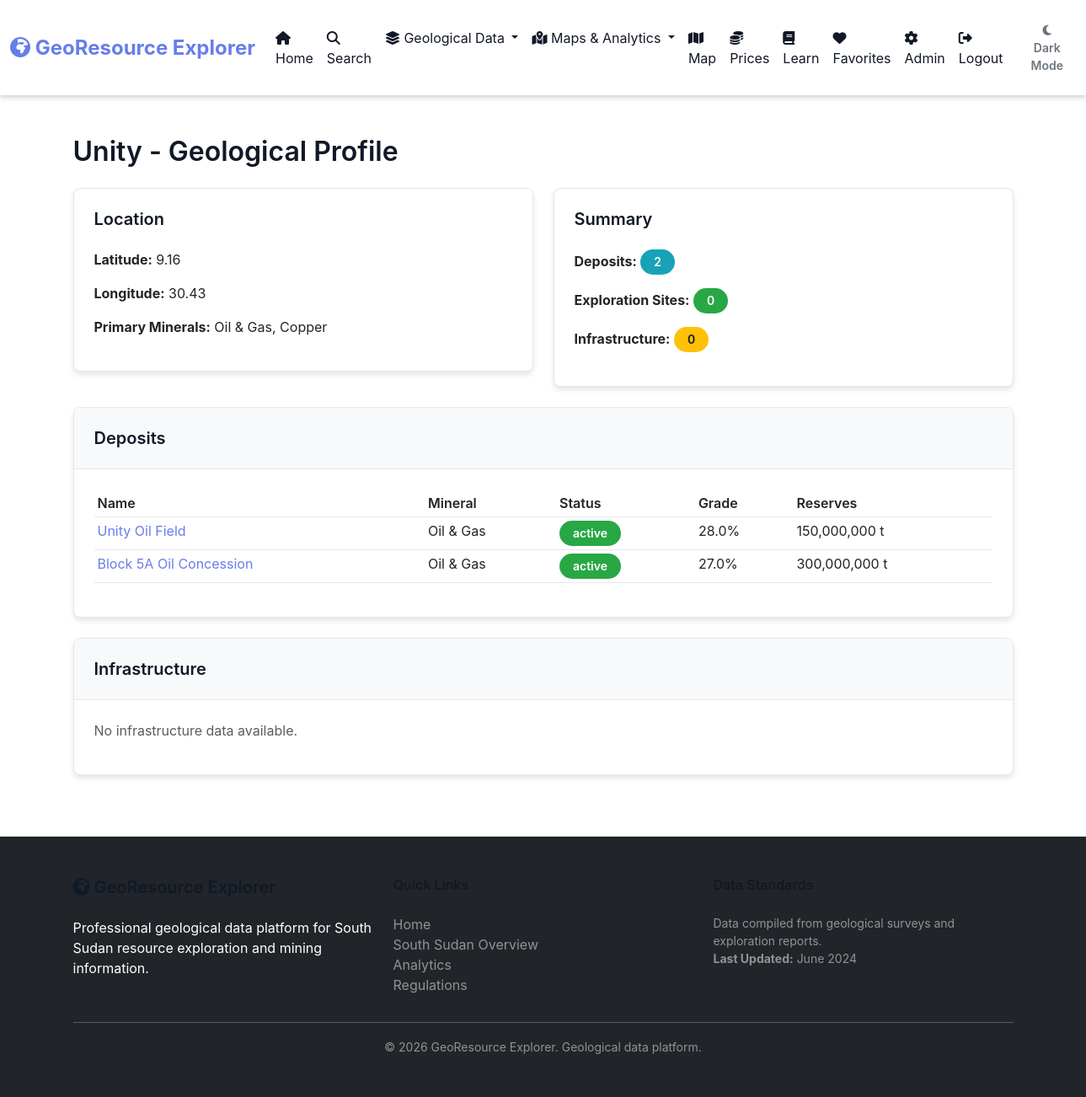
Screenshot of /sudan/Unity (signed in) with the database file from the repository.
### tables this page shows
CREATE TABLE ss_states (
            id INTEGER PRIMARY KEY AUTOINCREMENT,
            name TEXT UNIQUE NOT NULL,
            capital TEXT,
            area_km2 REAL,
            population INTEGER,
            primary_minerals TEXT,
            geological_description TEXT,
            latitude REAL,
            longitude REAL
        );

CREATE TABLE deposits (
        id INTEGER PRIMARY KEY AUTOINCREMENT,
        name TEXT NOT NULL,
        mineral_type_id INTEGER,
        ore_type_id INTEGER,
        location_name TEXT,
        latitude REAL,
        longitude REAL,
        country TEXT,
        region TEXT,
        estimated_reserves_tonnes REAL,
        average_grade REAL,
        confidence_level TEXT,
        discovery_year INTEGER,
        status TEXT,
        notes TEXT,
        created_by INTEGER,
        created_at TIMESTAMP DEFAULT CURRENT_TIMESTAMP,
        FOREIGN KEY(mineral_type_id) REFERENCES mineral_types(id),
        FOREIGN KEY(ore_type_id) REFERENCES ore_types(id),
        FOREIGN KEY(created_by) REFERENCES users(id)
    );

CREATE TABLE mineral_types (
            id INTEGER PRIMARY KEY AUTOINCREMENT,
            name TEXT UNIQUE NOT NULL,
            category TEXT,
            description TEXT
        );

### app/professional.py (the view)
    @app.route("/sudan/<state_name>")
    @login_required
    def sudan_state(state_name):
        db = get_db()
        state = db.execute(
            "SELECT * FROM ss_states WHERE name = ?",
            (state_name,)
        ).fetchone()
        if not state:
            return "State not found", 404
        deposits = db.execute("""
            SELECT d.*, mt.name as mineral_name, ot.name as ore_name
            FROM deposits d
            JOIN mineral_types mt ON d.mineral_type_id = mt.id
            JOIN ore_types ot ON d.ore_type_id = ot.id
            WHERE d.region = ?
            ORDER BY d.status DESC
        """, (state_name,)).fetchall()
        deposits = [dict(d) for d in deposits]
        sites = db.execute("""
            SELECT * FROM ss_exploration_sites WHERE state_id = ?
        """, (state['id'],)).fetchall()
        sites = [dict(s) for s in sites]
        infrastructure = db.execute("""
            SELECT * FROM ss_infrastructure WHERE state_id = ? ORDER BY type
        """, (state['id'],)).fetchall()
        infrastructure = [dict(i) for i in infrastructure]
        return render_template("sudan_state.html",
                             state=state,
                             deposits=deposits,
                             sites=sites,
                             infrastructure=infrastructure)

### app/db.py (called while the page is built)
def get_db():
    if 'db' not in g:
        g.db = sqlite3.connect(
            DATABASE_PATH,
            check_same_thread=False,
            timeout=5.0  # 5 second timeout for database lock
        )
        g.db.row_factory = sqlite3.Row
        g.db.execute("PRAGMA foreign_keys = ON")
    return g.db

### app/helpers.py (called while the page is built)
def login_required(f):
    @wraps(f)
    def decorated_function(*args, **kwargs):
        if session.get("user_id") is None:
            return redirect("/login")
        return f(*args, **kwargs)
    return decorated_function

### app/utils.py (called while the page is built)
def is_admin():
    if "user_id" not in session:
        return False
    db = get_db()
    user = db.execute(
        "SELECT is_admin FROM users WHERE id = ?",
        (session["user_id"],)
    ).fetchone()
    return user and user["is_admin"] == 1

### templates/sudan_state.html (shortened to what this page needs)
{% extends "layout.html" %}
{% block content %}
<div class="container mt-4">
    <h2>{{ state.name }} - Geological Profile</h2>
    <div class="row mb-4">
        <div class="col-md-6">
            <div class="card">
                <div class="card-body">
                    <h5>Location</h5>
                    <p><strong>Latitude:</strong> {{ "%.2f"|format(state.latitude) }}</p>
                    <p><strong>Longitude:</strong> {{ "%.2f"|format(state.longitude) }}</p>
                    <p><strong>Primary Minerals:</strong> {{ state.primary_minerals }}</p>
                </div>
            </div>
        </div>
        <div class="col-md-6">
            <div class="card">
                <div class="card-body">
                    <h5>Summary</h5>
                    <p><strong>Deposits:</strong> <span class="badge badge-info">{{ deposits|length }}</span></p>
                    <p><strong>Exploration Sites:</strong> <span class="badge badge-success">{{ sites|length }}</span></p>
                    <p><strong>Infrastructure:</strong> <span class="badge badge-warning">{{ infrastructure|length }}</span></p>
                </div>
            </div>
        </div>
    </div>
    <div class="card mb-4">
        <div class="card-header"><h5 class="mb-0">Deposits</h5></div>
        <div class="card-body">
            {% if deposits %}
            <table class="table table-sm">
                <thead>
                    <tr><th>Name</th><th>Mineral</th><th>Status</th><th>Grade</th><th>Reserves</th></tr>
                </thead>
                <tbody>
                    {% for d in deposits %}
                    <tr>
                        <td><a href="/deposits/{{ d.id }}">{{ d.name }}</a></td>
                        <td>{{ d.mineral_name }}</td>
                        <td><span class="badge badge-{% if d.status == 'active' %}success{% else %}secondary{% endif %}">{{ d.status }}</span></td>
                        <td>{{ d.average_grade }}%</td>
                        <td>{{ "{:,.0f}".format(d.estimated_reserves_tonnes) }} t</td>
                    </tr>
                    {% endfor %}
                </tbody>
            </table>
            {% else %}
            <p class="text-muted">No deposits in this state.</p>
            {% endif %}
        </div>
    </div>
    <div class="card">
        <div class="card-header"><h5 class="mb-0">Infrastructure</h5></div>
        <div class="card-body">
            {% if infrastructure %}
            <table class="table table-sm">
                <thead>
                    <tr><th>Name</th><th>Type</th><th>Status</th></tr>
                </thead>
                <tbody>
                    {% for i in infrastructure %}
                    <tr>
                        <td>{{ i.name }}</td>
                        <td><span class="badge badge-secondary">{{ i.type }}</span></td>
                        <td><span class="badge badge-{% if i.status == 'operational' %}success{% else %}warning{% endif %}">{{ i.status }}</span></td>
                    </tr>
                    {% endfor %}
                </tbody>
            </table>
            {% else %}
            <p class="text-muted">No infrastructure data available.</p>
            {% endif %}
        </div>
    </div>
</div>
{% endblock %}

### static/style.css (style rules this page uses)
:root { --primary: #667eea; --primary-dark: #764ba2; --secondary: #17a2b8; --success: #28a745; --danger: #dc3545; --warning: #ffc107; --info: #17a2b8; --light: #f8f9fa; --dark: #343a40; --muted: #6c757d; --bg-primary: #ffffff; --bg-secondary: #f8f9fa; --bg-tertiary: #f0f2f5; --bg-gradient: linear-gradient(135deg, #667eea 0%, #764ba2 100%); --text-primary: #111827; --text-secondary: #6b7280; --text-light: #ffffff; --border-color: #e5e7eb; --border-color-light: #f3f4f6; --shadow-sm: 0 1px 2px rgba(0, 0, 0, 0.05); --shadow-md: 0 4px 6px rgba(0, 0, 0, 0.1); --shadow-lg: 0 10px 15px rgba(0, 0, 0, 0.1); --shadow-xl: 0 20px 25px rgba(0, 0, 0, 0.15); --spacing-xs: 0.25rem; --spacing-sm: 0.5rem; --spacing-md: 1rem; --spacing-lg: 1.5rem; --spacing-xl: 2rem; --spacing-2xl: 3rem; --radius-sm: 0.25rem; --radius-md: 0.375rem; --radius-lg: 0.5rem; --radius-xl: 1rem; --radius-full: 9999px; --transition-fast: 150ms ease-in-out; --transition-base: 250ms ease-in-out; --transition-slow: 350ms ease-in-out; --z-dropdown: 1000; --z-modal: 1050; --z-popover: 1060; --z-tooltip: 1070; }
* { margin: 0; padding: 0; box-sizing: border-box; }
html { font-size: 16px; scroll-behavior: smooth; }
body { font-family: -apple-system, BlinkMacSystemFont, 'Segoe UI', Roboto, 'Helvetica Neue', Arial, sans-serif; background-color: var(--bg-primary); color: var(--text-primary); line-height: 1.5; transition: background-color var(--transition-base), color var(--transition-base); }
h1, h2, h3, h4, h5, h6 { font-weight: 600; line-height: 1.2; margin-bottom: var(--spacing-lg); color: var(--text-primary); }
h2 { font-size: 2rem; }
h5 { font-size: 1.25rem; }
p { margin-bottom: var(--spacing-md); }
a { color: var(--primary); text-decoration: none; transition: color var(--transition-fast); }
.text-muted { color: var(--text-secondary); }
.mt-4 { margin-top: var(--spacing-xl); }
.mb-4 { margin-bottom: var(--spacing-xl); }
.card { background-color: var(--bg-primary); border: 1px solid var(--border-color); border-radius: var(--radius-lg); box-shadow: var(--shadow-md); overflow: hidden; transition: box-shadow var(--transition-base), transform var(--transition-base); }
.card-header { background-color: var(--bg-secondary); padding: var(--spacing-lg); border-bottom: 1px solid var(--border-color); }
.card-body { padding: var(--spacing-lg); }
.badge { display: inline-block; padding: var(--spacing-sm) var(--spacing-md); border-radius: var(--radius-full); font-size: 0.875rem; font-weight: 600; }
.badge-success { background-color: var(--success); color: var(--text-light); }
.badge-warning { background-color: var(--warning); color: var(--text-primary); }
.badge-info { background-color: var(--info); color: var(--text-light); }
table { width: 100%; border-collapse: collapse; margin-bottom: var(--spacing-lg); }
th { background-color: var(--bg-secondary); padding: var(--spacing-md); text-align: left; font-weight: 600; border-bottom: 2px solid var(--border-color); }
td { padding: var(--spacing-md); border-bottom: 1px solid var(--border-color); }
@media (min-width: 1200px) { .container { max-width: 1140px; margin: 0 auto; } }

### rows the page displays
ss_states: name "Unity", latitude "9.16", longitude "30.43", primary_minerals "Oil & Gas, Copper"
deposits: name "Unity Oil Field", mineral_name "Oil & Gas", status "active", average_grade "28.0", estimated_reserves_tonnes "150,000,000"
deposits: name "Block 5A Oil Concession", mineral_name "Oil & Gas", status "active", average_grade "27.0", estimated_reserves_tonnes "300,000,000"

### other values shown
{{ deposits|length }} "2"
{{ sites|length }} "0"
{{ infrastructure|length }} "0"
